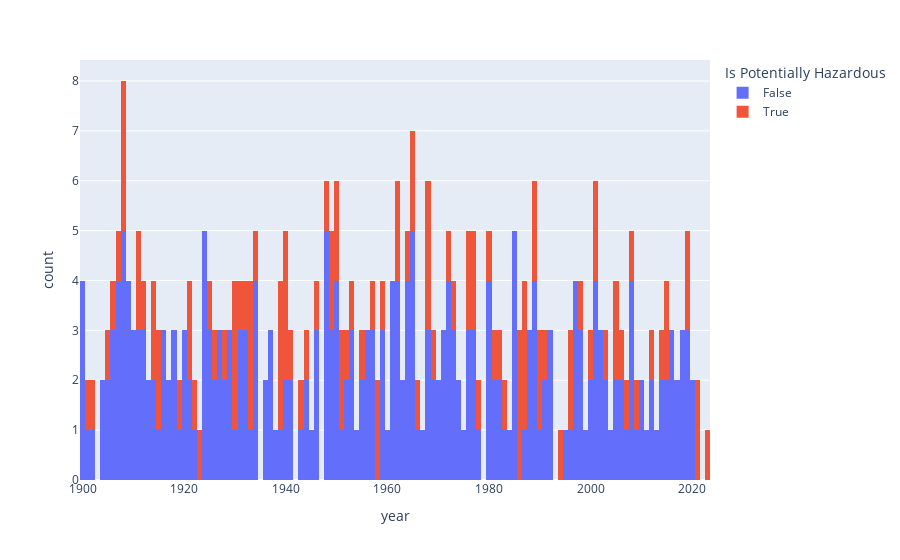

The notebook cell this image was saved under:
### Markdown cell above
The first histogram visualizes the years of close approaches of NEOs. We have filtered the data to include only NEOs with close approach years before 2024. Each bar in the histogram represents the number of NEOs with close approaches in a specific year.

### Code cell
histogram(data_frame=df[df['year'] <2024].sort_values(by='Limited Name'), x='year', color='Is Potentially Hazardous', nbins=124).show()

### Figure 1 — Plotly figure (JSON) as saved in the notebook; plotly's stock layout.template omitted (floating-point values rounded to 4 significant figures; data arrays with more than 128 entries replaced by an {"elided": "..."} marker saying what was removed)
{"data": [{"alignmentgroup": "True", "bingroup": "x", "hovertemplate": "Is Potentially Hazardous=False<br>year=%{x}<br>count=%{y}<extra></extra>", "legendgroup": "False", "marker": {"color": "#636efa", "pattern": {"shape": ""}}, "name": "False", "nbinsx": 124, "offsetgroup": "False", "orientation": "v", "showlegend": true, "type": "histogram", "x": {"elided": "266 int values"}, "xaxis": "x", "yaxis": "y"}, {"alignmentgroup": "True", "bingroup": "x", "hovertemplate": "Is Potentially Hazardous=True<br>year=%{x}<br>count=%{y}<extra></extra>", "legendgroup": "True", "marker": {"color": "#EF553B", "pattern": {"shape": ""}}, "name": "True", "nbinsx": 124, "offsetgroup": "True", "orientation": "v", "showlegend": true, "type": "histogram", "x": [1914, 1911, 1907, 1905, 2005, 2014, 1921, 2021, 2021, 2023, 2007, 1923, 1948, 1930, 1991, 1989, 1986, 1982, 1980, 1973, 1968, 1966, 1930, 1964, 1955, 1950, 1950, 2003, 1946, 1941, 1939, 1932, 1957, 1996, 1998, 2001, 2001, 2008, 2012, 1994, 2015, 2019, 1951, 1908, 1990, 1987, 1983, 1976, 1976, 1969, 1965, 1951, 1944, 1958, 1933, 1901, 1940, 1962, 1908, 1915, 1908, 1922, 1926, 1933, 1933, 1919, 1977, 1978, 1914, 1986, 1986, 1987, 1977, 1968, 1987, 1925, 1928, 1930, 1931, 1934, 1939, 1939, 1940, 1940, 1943, 1949, 1949, 1952, 1953, 1958, 1959, 1962, 1965, 1968, 1972, 1989, 1981, 1996, 1990, 1902, 1906, 1911, 1912, 1921, 1915, 2015, 2019, 2005, 2006, 2009, 2000], "xaxis": "x", "yaxis": "y"}], "layout": {"barmode": "relative", "legend": {"title": {"text": "Is Potentially Hazardous"}, "tracegroupgap": 0}, "margin": {"t": 60}, "xaxis": {"anchor": "y", "domain": [0, 1], "title": {"text": "year"}}, "yaxis": {"anchor": "x", "domain": [0, 1], "title": {"text": "count"}}}}
